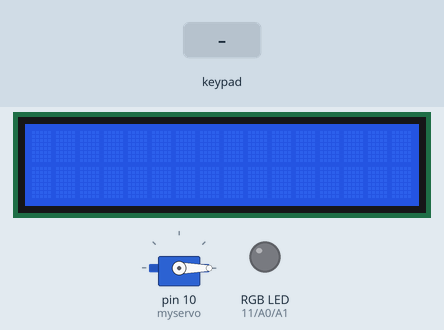
A sketch run on a simulated Arduino Uno, built with avr-gcc and run on an emulated ATmega328P. Parts: servo, 16×2 character LCD, an RGB LED mixed from three pins (HIGH = lit). The inputs (shaded band) are chosen by the test bench. What the sketch prints to the serial monitor is not drawn.

Above: at 1.2 s.
1.3 s: keypad keys 1 2 3 # pressed 0.4 s apart
At 2.8 s:
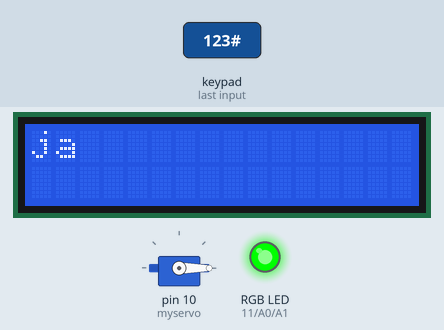
5.1 s: key 'A' pressed
At 5.9 s:
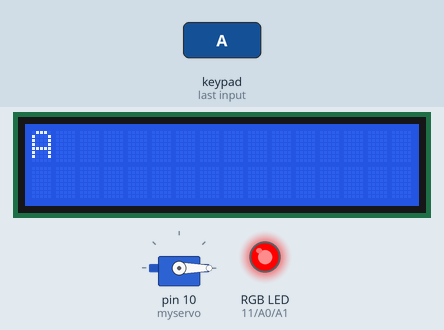
7.7 s: key 'B' pressed
At 8.1 s:
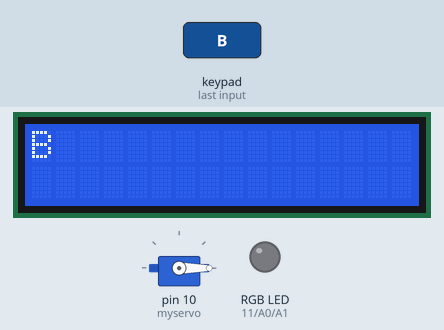
9.2 s: keypad keys 1 2 3 * pressed 0.4 s apart
At 12.6 s:
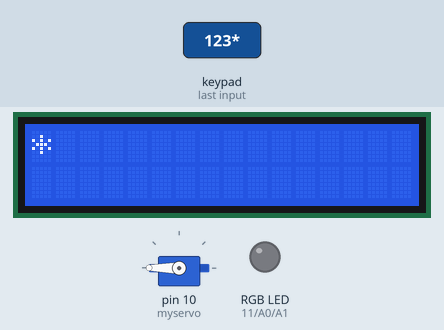
12.9 s: keypad keys 1 2 3 D pressed 0.4 s apart
At 16.0 s:
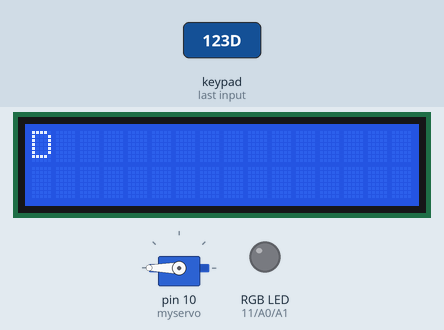
16.5 s: key 'C' pressed
At 17.4 s:
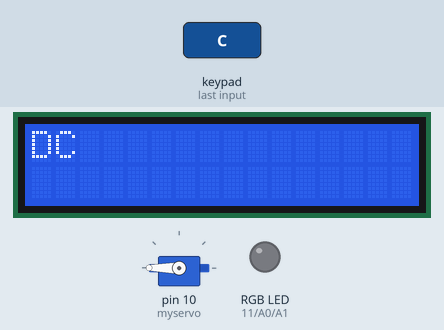
Timing chart, 0 to 19.0 s (numbered marks = the images above; inputs shaded):
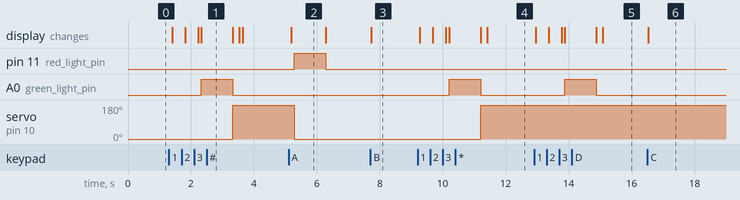

Measured:
- after the input at 1.3 s, A0 (green_light_pin): LOW → HIGH after 1.0 s, → LOW 1.0 s later; servo on pin 10 (myservo): 0° → 180° after 2.0 s; the display: first changes after 0.10 s (image 1 shows a later state)
- after the input at 5.1 s, pin 11 (red_light_pin): LOW → HIGH after 0.19 s, → LOW 1.0 s later; servo on pin 10 (myservo): 180° → 0° after 0.19 s; the display: changes after 0.09 s (image 2)
- after the input at 7.7 s, the display: changes at once (image 3)
- after the input at 9.2 s, A0 (green_light_pin): LOW → HIGH after 1.0 s, → LOW 1.0 s later; servo on pin 10 (myservo): 0° → 180° after 2.0 s; the display: first changes after 0.07 s (image 4 shows a later state)
- after the input at 12.9 s, A0 (green_light_pin): LOW → HIGH after 0.98 s, → LOW 1.0 s later; the display: first changes after 0.05 s (image 5 shows a later state)
- after the input at 16.5 s, the display: changes at once (image 6)
- what the display in image 2 shows lasts 1.1 s, from 5.2 s to 6.3 s

The sketch:

keypad_worked.ino
```cpp
#include <Keypad.h>
#include <LiquidCrystal.h>
#include <Servo.h>

Servo myservo;

LiquidCrystal lcd(7,6,5,4,3,2);

const byte ROWS = 4;
const byte COLS = 4;

int red_light_pin= 11;
int green_light_pin = A0;
int blue_light_pin = A1;

String eingabe = "";

int pos = 0;

char hexaKeys[ROWS][COLS] = {
  {'1', '2', '3', 'A'},
  {'4', '5', '6', 'B'},
  {'7', '8', '9', 'C'},
  {'*', '0', '#', 'D'}
};

byte rowPins[ROWS] = {13, 12, 9, 8};
byte colPins[COLS] = {A5, A4, A3, A2};

Keypad customKeypad = Keypad(makeKeymap(hexaKeys), rowPins, colPins, ROWS, COLS);

void setup(){
  pinMode(red_light_pin, OUTPUT);
  pinMode(green_light_pin, OUTPUT);
  pinMode(blue_light_pin, OUTPUT);
  myservo.attach(10,500,2300);
  myservo.writeMicroseconds(500);
  Serial.begin(9600);
  lcd.begin(16,2);
}

void loop(){
  char customKey = customKeypad.getKey();
  if (customKey){
    eingabe = eingabe + customKey;
  }
  lcd.clear();
  lcd.setCursor(0, 0);
  lcd.print(eingabe);
  delay(100);
  Serial.println(customKey);
  if (customKey == 'A') {
    RGB_color(255, 0, 0); // Red
    myservo.writeMicroseconds(500);
    eingabe = "";
    delay(1000);
    RGB_color(0, 0, 0); // 0
  }
  if (eingabe.indexOf("123") >= 0) {
    eingabe = "";
    lcd.clear();
    lcd.print("ja");
    RGB_color(0, 255, 0); // Green
    delay(1000);
    myservo.writeMicroseconds(2500);
    RGB_color(0, 0, 0); // 0
  }
  if (customKey == '#') {
    eingabe = "";
    lcd.clear();
  }
}

void RGB_color(int red_light_value, int green_light_value, int blue_light_value) {
  analogWrite(red_light_pin, red_light_value);
  analogWrite(green_light_pin, green_light_value);
  analogWrite(blue_light_pin, blue_light_value);
}
```
